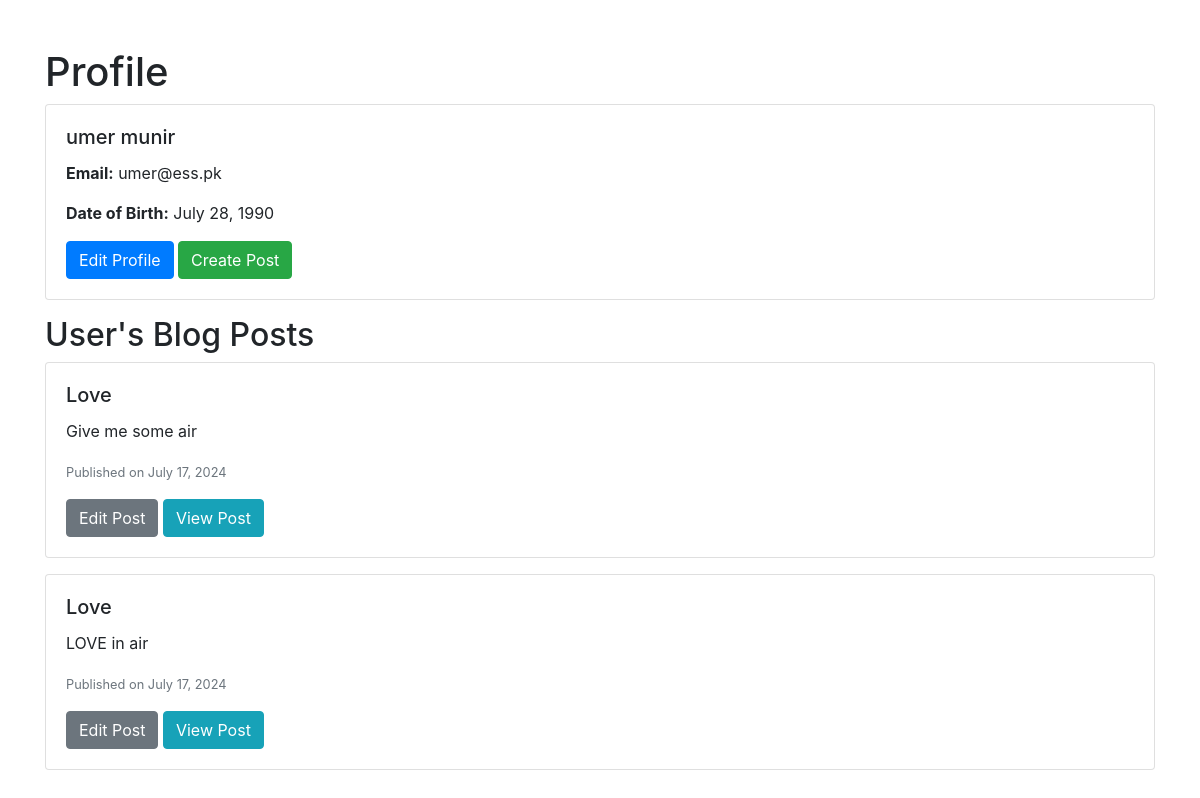
Page /profile/ (signed in) on the committed database.
### accounts/models.py (models this page shows, shortened)
class CustomUser(AbstractBaseUser, PermissionsMixin):
    email = models.EmailField(unique=True)
    first_name = models.CharField(max_length=30)
    last_name = models.CharField(max_length=30)
    is_active = models.BooleanField(default=True)
    is_staff = models.BooleanField(default=False)
    date_of_birth = models.DateField(default=timezone.now)
    date_joined = models.DateTimeField(default=timezone.now)
    objects = CustomUserManager()
    USERNAME_FIELD = 'email'
    REQUIRED_FIELDS = ['first_name', 'last_name', 'date_of_birth']

class Post(models.Model):
    title = models.CharField(max_length=200)
    content = models.TextField()
    author = models.ForeignKey(CustomUser, on_delete=models.CASCADE)
    category = models.ForeignKey(Category, on_delete=models.SET_NULL, null=True, blank=True)
    created_at = models.DateTimeField(auto_now_add=True)
    updated_at = models.DateTimeField(auto_now=True)

### accounts/views.py (the view)
# urls.py: path('profile/', profile, name='profile'),
def profile(request):
    user = request.user
    user_posts = Post.objects.filter(author=user).order_by('-created_at')
    return render(request, 'accounts/profile.html', {'user': user, 'user_posts': user_posts})

### accounts/templates/accounts/profile.html (shortened to what this page needs)
<!DOCTYPE html>
<html>
<head>
    <link rel="stylesheet" href="https://stackpath.bootstrapcdn.com/bootstrap/4.1.3/css/bootstrap.min.css">
</head>
<body>
    <div class="container">
        <h1 class="mt-5">Profile</h1>
        <div class="card mb-3">
            <div class="card-body">
                <h5 class="card-title">{{ user.first_name }} {{ user.last_name }}</h5>
                <p class="card-text"><strong>Email:</strong> {{ user.email }}</p>
                <p class="card-text"><strong>Date of Birth:</strong> {{ user.date_of_birth }}</p>
                <a href="{% url 'edit_profile' %}" class="btn btn-primary">Edit Profile</a>
                <a href="{% url 'create_post' %}" class="btn btn-success">Create Post</a>
            </div>
        </div>
        <h2>User's Blog Posts</h2>
        {% for post in user_posts %}
            <div class="card mb-3">
                <div class="card-body">
                    <h5 class="card-title">{{ post.title }}</h5>
                    <p class="card-text">{{ post.content|truncatewords:30 }}</p>
                    <p class="card-text"><small class="text-muted">Published on {{ post.created_at|date:"F j, Y" }}</small></p>
                    <a href="{% url 'edit_post' post.pk %}" class="btn btn-secondary">Edit Post</a>
                    <a href="{% url 'post_detail' post.pk %}" class="btn btn-info">View Post</a>
                </div>
            </div>
        {% empty %}
            <p>No blog posts available.</p>
        {% endfor %}
    </div>
</body>
</html>

### rows in the picture
CustomUser: first_name "umer", last_name "munir", email "umer@ess.pk", date_of_birth "July 28, 1990"
Post: title "Love", content "Give me some air", created_at "July 17, 2024"
Post: title "Love", content "LOVE in air", created_at "July 17, 2024"
